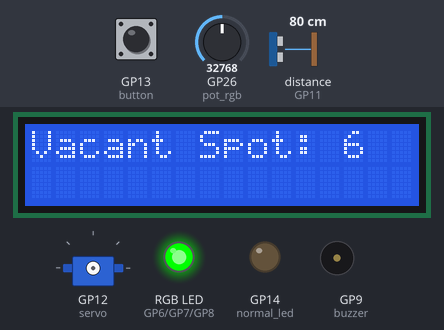
This program was run on a simulated Raspberry Pi Pico running MicroPython. On the bench: 16×2 character LCD, servo, an RGB LED mixed from three pins (HIGH = lit), output pins drawn as LEDs (lit = HIGH), buzzer (waves = sounding, pin HIGH). The inputs (shaded band) are chosen by the test bench; at power-on: GP13 (button) LOW, distance to the obstacle (sensor on GP11) 80 cm, GP26 (pot_rgb) = 32768 (analog values on the 0–65535 scale). The echo pulse lasts 58.3 µs per cm; servo angles are drawn from the pulse width (0.5 ms = 0°, 2.5 ms = 180°); pins used as bus, display or sensor lines are not drawn; what the program prints to the serial console is not drawn.

Above: at 1.2 s.
1.3 s: GP13 (button) pulled HIGH for 0.85 s
5.6 s: distance to the obstacle (sensor on GP11) set to 11 cm
7.1 s: distance to the obstacle (sensor on GP11) set to 8 cm
At 7.3 s:
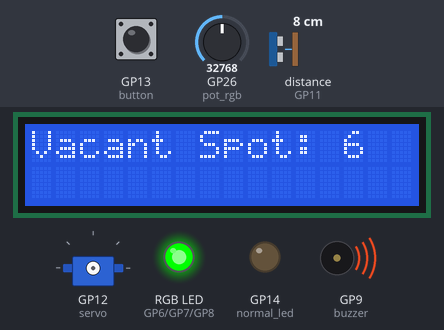
At 10.4 s:
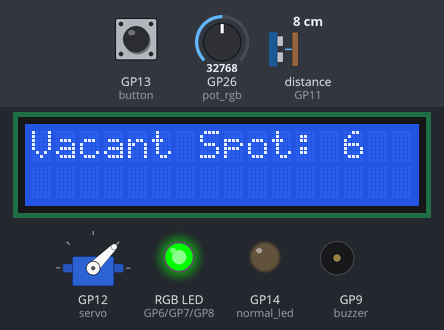
10.6 s: GP26 (pot_rgb) set to 42640
13.4 s: GP26 (pot_rgb) set to 44864
At 16.7 s:
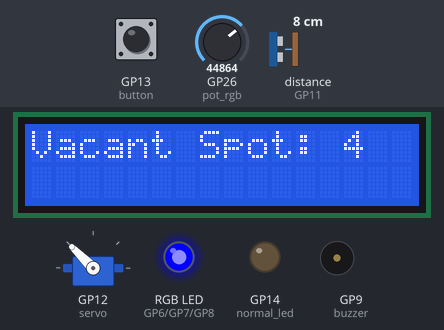
16.9 s: distance to the obstacle (sensor on GP11) set to 250 cm
At 19.2 s:
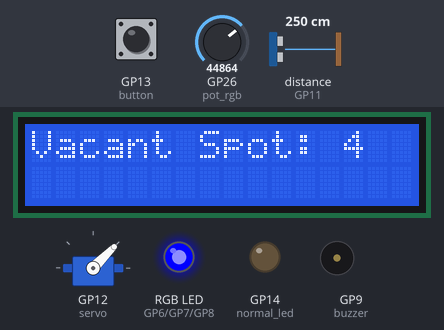
Timing chart, 0 to 20.7 s (numbered marks = the images above; inputs shaded):
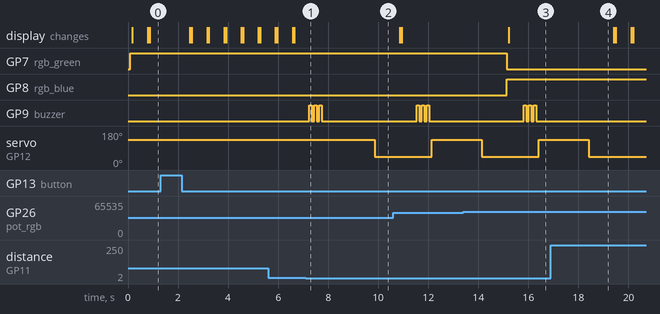

The program:

f_nal.py
```python
from machine import Pin, PWM, ADC
import time

button = Pin(13, Pin.IN, Pin.PULL_DOWN)
buzzer = Pin(9, Pin.OUT)

rgb_red = PWM(Pin(6))
rgb_green = PWM(Pin(7))
rgb_blue = PWM(Pin(8))
rgb_red.freq(1000)
rgb_green.freq(1000)
rgb_blue.freq(1000)

normal_led = Pin(14, Pin.OUT)

pot_rgb = ADC(Pin(26))
pot_lcd = ADC(Pin(27))

RS = Pin(0, Pin.OUT)
EN = Pin(1, Pin.OUT)
D4 = Pin(2, Pin.OUT)
D5 = Pin(3, Pin.OUT)
D6 = Pin(4, Pin.OUT)
D7 = Pin(5, Pin.OUT)

servo = PWM(Pin(12))
servo.freq(50)
trigger = Pin(10, Pin.OUT)
echo = Pin(11, Pin.IN)
max_space = 6

def lcd_command(cmd):
    RS.value(0)
    send_data(cmd, is_data=False)

def lcd_init():
    time.sleep(0.05)
    lcd_command(0x33)
    lcd_command(0x32)
    lcd_command(0x28)
    lcd_command(0x0C)
    lcd_command(0x06)
    lcd_command(0x01)
    time.sleep(0.01)

def lcd_data(data):
    RS.value(1)
    send_data(data, is_data=True)

def send_data(value, is_data=True):
    RS.value(is_data)
    D4.value((value >> 4) & 0x01)
    D5.value((value >> 5) & 0x01)
    D6.value((value >> 6) & 0x01)
    D7.value((value >> 7) & 0x01)
    EN.value(1)
    time.sleep(0.001)
    EN.value(0)
    time.sleep(0.001)
    D4.value(value & 0x01)
    D5.value((value >> 1) & 0x01)
    D6.value((value >> 2) & 0x01)
    D7.value((value >> 3) & 0x01)
    EN.value(1)
    time.sleep(0.001)
    EN.value(0)
    time.sleep(0.002)

def lcd_clear():
    lcd_command(0x01)

def lcd_putstr(text):
    for char in text:
        lcd_data(ord(char))

def measure_distance():
    trigger.low()
    time.sleep_us(1)
    trigger.high()
    time.sleep_us(1)
    trigger.low()

    while echo.value() == 0:
        start = time.ticks_us()

    while echo.value() == 1:
        end = time.ticks_us()

    times = time.ticks_diff(end,start)
    distance = times * 0.0343 / 2
    return distance

def move_servo(angle):
    duty = int((angle / 180) * 65535 * 0.1 + 65535 * 0.05)
    servo.duty_u16(duty)

def rgb_led():
    global max_space
    pot_value = pot_rgb.read_u16()
    stage = pot_value // (65535 // 3)
    if stage == 0:
        red_value = 65535
        green_value = 0
        blue_value = 0
        normal_led.on()
    elif stage == 1:
        red_value = 0
        green_value = 65535
        blue_value = 0
        normal_led.off()
    else:
        red_value = 0
        green_value = 0
        blue_value = 65535
        normal_led.off()

    rgb_red.duty_u16(red_value)
    rgb_green.duty_u16(green_value)
    rgb_blue.duty_u16(blue_value)

def display_lcd():
    lcd_clear()
    if max_space == 0:
        lcd_putstr("Parking Full")
    else:
        lcd_putstr(f"Vacant Spot: {max_space}")
    time.sleep(0.5)

def reset():
    if button.value() == 1:
        global max_space
        max_space = 6
        print("System Reset")
        time.sleep(1)

def warning():
    for _ in range(3):
        buzzer.high()
        time.sleep(0.1)
        buzzer.low()
        time.sleep(0.1)

lcd_init()
while True:
    if max_space > 0:
        distance = measure_distance()
        if distance < 10:
            if max_space > 0:
                max_space -= 1
                warning()
                move_servo(90)
                time.sleep(2)
                move_servo(0)
            time.sleep(1)
        rgb_led()
        display_lcd()
        reset()
    else:
        lcd_clear()
        lcd_putstr("Parking Full")
        time.sleep(0.5)
        reset()
    time.sleep(0.1)
```

Measured:
- the behaviour switches between 10 and 9 cm on distance to the obstacle (sensor on GP11) (found by bisection; images 0 and 1)
- the behaviour switches between 43680 and 43696 on GP26 (pot_rgb) (found by bisection; images 2 and 3)
- after the input at 7.1 s, GP9 (buzzer): alternates HIGH for 0.10 s and LOW for 0.10 s, 6 changes in all, then stays LOW, starting after 0.15 s; servo on GP12 (servo): 135° → 45° after 2.8 s
- after the input at 13.4 s, GP7 (rgb_green): HIGH → LOW after 1.7 s; GP8 (rgb_blue): LOW → HIGH after 1.7 s
- after the input at 16.9 s, GP9 (buzzer): stops changing and stays LOW; servo on GP12 (servo): goes on until 18.4 s, then stays 45°
